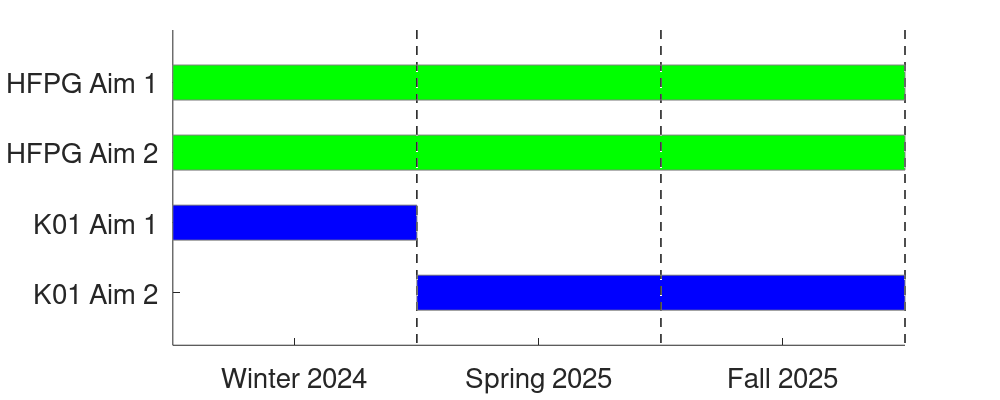

This figure's MATLAB source:
%ylabels = {'Aim 1: behaviour','Aim 1: recording','Aim 1: analysis','Aim 2: behaviour','Aim 2: recording','Aim 2: analysis','Aim 3a (inactivations)','Aim 3b: rec+inact','Aim 3b: analysis'};
ylabels = {'HFPG Aim 1', ...
    'HFPG Aim 2', ...
    'K01 Aim 1', ...
    'K01 Aim 2'};


xlabels = {'Winter 2024','Spring 2025','Fall 2025','Summer 2025','Fall 2025'};

nL = length(ylabels);

rect_ystart = 0.75:1:0.75+nL;
rect_height = 0.5*ones(size(ylabels));
rect_xstart = [0  0  0  1  0  0  1  2];
rect_width =  [3  3  1  2  3  1  1  1];

cols = {'g','g','b','b','b','r','r','r','r','r','r','r'};

figure; hold on;

% draw year lines
for iLine = 1:3
   h = line([iLine iLine],[0.25 nL+0.75]); set(h,'LineStyle','--','Color','k','LineWidth',1); 
end

% make bars
for iL = 1:nL
    
   h = rectangle('Position',[rect_xstart(iL) rect_ystart(iL) rect_width(iL) rect_height(iL)]);
   set(h,'EdgeColor',[0.5 0.5 0.5],'FaceColor',cols{iL});
    
end


set(gca,'YTick',1:nL,'YTickLabel',ylabels,'XTick',0.5:2.5,'XTickLabel',xlabels,'XLim',[0 3],'FontSize',20,'YLim',[0.25 nL+0.75]);
axis ij;

%%
set(gcf,'PaperUnits','inches','PaperSize',[10,4],'PaperPosition',[0 0 10 4])
print('-dpng','-r300','timeline.png')